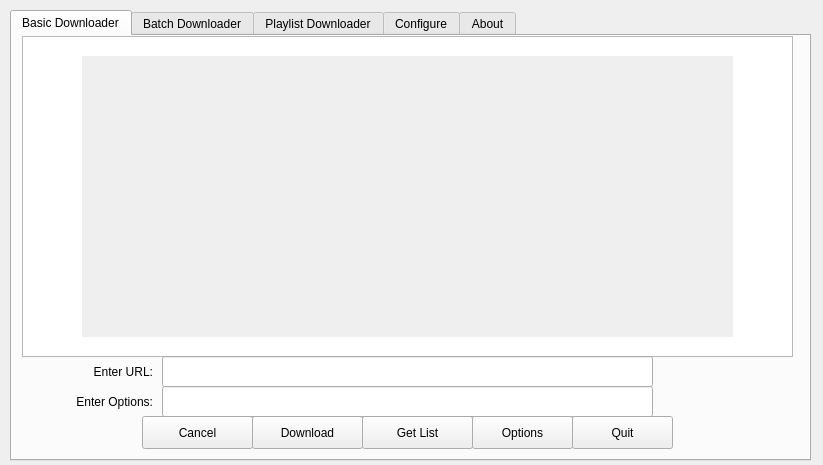
<?xml version="1.0" encoding="UTF-8"?>
<ui version="4.0">
 <class>MainWindow</class>
 <widget class="QMainWindow" name="MainWindow">
  <property name="geometry">
   <rect>
    <x>0</x>
    <y>0</y>
    <width>823</width>
    <height>465</height>
   </rect>
  </property>
  <property name="windowTitle">
   <string>Media Downloader</string>
  </property>
  <widget class="QWidget" name="centralWidget">
   <widget class="QTabWidget" name="tabWidget">
    <property name="geometry">
     <rect>
      <x>10</x>
      <y>10</y>
      <width>801</width>
      <height>451</height>
     </rect>
    </property>
    <property name="currentIndex">
     <number>0</number>
    </property>
    <widget class="QWidget" name="tabBasickDownloader">
     <attribute name="title">
      <string>Basic Downloader</string>
     </attribute>
     <widget class="QPlainTextEdit" name="plainTextEdit">
      <property name="geometry">
       <rect>
        <x>10</x>
        <y>0</y>
        <width>771</width>
        <height>321</height>
       </rect>
      </property>
     </widget>
     <widget class="QPushButton" name="pbCancel">
      <property name="geometry">
       <rect>
        <x>130</x>
        <y>380</y>
        <width>111</width>
        <height>33</height>
       </rect>
      </property>
      <property name="text">
       <string>Cancel</string>
      </property>
     </widget>
     <widget class="QPushButton" name="pbList">
      <property name="geometry">
       <rect>
        <x>350</x>
        <y>380</y>
        <width>111</width>
        <height>33</height>
       </rect>
      </property>
      <property name="text">
       <string>Get List</string>
      </property>
     </widget>
     <widget class="QLabel" name="label">
      <property name="geometry">
       <rect>
        <x>0</x>
        <y>320</y>
        <width>141</width>
        <height>31</height>
       </rect>
      </property>
      <property name="text">
       <string>Enter URL:</string>
      </property>
      <property name="alignment">
       <set>Qt::AlignRight|Qt::AlignTrailing|Qt::AlignVCenter</set>
      </property>
      <property name="wordWrap">
       <bool>true</bool>
      </property>
     </widget>
     <widget class="QLabel" name="label_2">
      <property name="geometry">
       <rect>
        <x>0</x>
        <y>350</y>
        <width>141</width>
        <height>31</height>
       </rect>
      </property>
      <property name="text">
       <string>Enter Options:</string>
      </property>
      <property name="alignment">
       <set>Qt::AlignRight|Qt::AlignTrailing|Qt::AlignVCenter</set>
      </property>
      <property name="wordWrap">
       <bool>true</bool>
      </property>
     </widget>
     <widget class="QPushButton" name="pbDownload">
      <property name="geometry">
       <rect>
        <x>240</x>
        <y>380</y>
        <width>111</width>
        <height>33</height>
       </rect>
      </property>
      <property name="text">
       <string>Download</string>
      </property>
     </widget>
     <widget class="QLineEdit" name="lineEditURL">
      <property name="geometry">
       <rect>
        <x>150</x>
        <y>320</y>
        <width>491</width>
        <height>31</height>
       </rect>
      </property>
     </widget>
     <widget class="QLineEdit" name="lineEditOptions">
      <property name="geometry">
       <rect>
        <x>150</x>
        <y>350</y>
        <width>491</width>
        <height>31</height>
       </rect>
      </property>
     </widget>
     <widget class="QPushButton" name="pbEntries">
      <property name="geometry">
       <rect>
        <x>460</x>
        <y>380</y>
        <width>101</width>
        <height>33</height>
       </rect>
      </property>
      <property name="text">
       <string>Options</string>
      </property>
     </widget>
     <widget class="QPushButton" name="pbQuit">
      <property name="geometry">
       <rect>
        <x>560</x>
        <y>380</y>
        <width>101</width>
        <height>33</height>
       </rect>
      </property>
      <property name="text">
       <string>Quit</string>
      </property>
     </widget>
     <widget class="QLabel" name="labelFailedToFixExe">
      <property name="geometry">
       <rect>
        <x>70</x>
        <y>20</y>
        <width>651</width>
        <height>281</height>
       </rect>
      </property>
      <property name="autoFillBackground">
       <bool>true</bool>
      </property>
      <property name="text">
       <string/>
      </property>
      <property name="alignment">
       <set>Qt::AlignCenter</set>
      </property>
      <property name="wordWrap">
       <bool>true</bool>
      </property>
     </widget>
    </widget>
    <widget class="QWidget" name="tabBatchDownloader">
     <attribute name="title">
      <string>Batch Downloader</string>
     </attribute>
     <widget class="QTabWidget" name="tabWidgetBatchDownlader">
      <property name="geometry">
       <rect>
        <x>10</x>
        <y>0</y>
        <width>771</width>
        <height>411</height>
       </rect>
      </property>
      <property name="currentIndex">
       <number>1</number>
      </property>
      <widget class="QWidget" name="tab">
       <attribute name="title">
        <string>Download Multiple Urls</string>
       </attribute>
       <widget class="QTableWidget" name="tableWidgetBD">
        <property name="geometry">
         <rect>
          <x>30</x>
          <y>10</y>
          <width>701</width>
          <height>271</height>
         </rect>
        </property>
        <property name="editTriggers">
         <set>QAbstractItemView::NoEditTriggers</set>
        </property>
        <property name="selectionMode">
         <enum>QAbstractItemView::NoSelection</enum>
        </property>
        <property name="showGrid">
         <bool>false</bool>
        </property>
        <column>
         <property name="text">
          <string>Url To Download</string>
         </property>
        </column>
       </widget>
       <widget class="QLabel" name="labelBDEnterUrl">
        <property name="geometry">
         <rect>
          <x>0</x>
          <y>280</y>
          <width>141</width>
          <height>31</height>
         </rect>
        </property>
        <property name="text">
         <string>Enter URL:</string>
        </property>
        <property name="alignment">
         <set>Qt::AlignRight|Qt::AlignTrailing|Qt::AlignVCenter</set>
        </property>
        <property name="wordWrap">
         <bool>true</bool>
        </property>
       </widget>
       <widget class="QLineEdit" name="lineEditBDUrl">
        <property name="geometry">
         <rect>
          <x>150</x>
          <y>280</y>
          <width>461</width>
          <height>31</height>
         </rect>
        </property>
       </widget>
       <widget class="QPushButton" name="pbBDAdd">
        <property name="geometry">
         <rect>
          <x>260</x>
          <y>340</y>
          <width>121</width>
          <height>33</height>
         </rect>
        </property>
        <property name="text">
         <string>Add Url To List</string>
        </property>
       </widget>
       <widget class="QPushButton" name="pbBDDownload">
        <property name="geometry">
         <rect>
          <x>140</x>
          <y>340</y>
          <width>121</width>
          <height>33</height>
         </rect>
        </property>
        <property name="text">
         <string>Download</string>
        </property>
       </widget>
       <widget class="QLabel" name="labelBDEnterOptions">
        <property name="geometry">
         <rect>
          <x>0</x>
          <y>310</y>
          <width>141</width>
          <height>31</height>
         </rect>
        </property>
        <property name="text">
         <string>Enter Options:</string>
        </property>
        <property name="alignment">
         <set>Qt::AlignRight|Qt::AlignTrailing|Qt::AlignVCenter</set>
        </property>
        <property name="wordWrap">
         <bool>true</bool>
        </property>
       </widget>
       <widget class="QLineEdit" name="lineEditBDUrlOptions">
        <property name="geometry">
         <rect>
          <x>150</x>
          <y>310</y>
          <width>461</width>
          <height>31</height>
         </rect>
        </property>
       </widget>
       <widget class="QPushButton" name="pbBDOptions">
        <property name="geometry">
         <rect>
          <x>380</x>
          <y>340</y>
          <width>121</width>
          <height>33</height>
         </rect>
        </property>
        <property name="text">
         <string>Options</string>
        </property>
       </widget>
       <widget class="QPushButton" name="pbBDQuit">
        <property name="geometry">
         <rect>
          <x>500</x>
          <y>340</y>
          <width>121</width>
          <height>33</height>
         </rect>
        </property>
        <property name="text">
         <string>Quit</string>
        </property>
       </widget>
      </widget>
      <widget class="QWidget" name="tab_2">
       <attribute name="title">
        <string>Download Multiple Urls From A File</string>
       </attribute>
       <widget class="QPushButton" name="pbFileDownloaderDownload">
        <property name="geometry">
         <rect>
          <x>220</x>
          <y>340</y>
          <width>111</width>
          <height>33</height>
         </rect>
        </property>
        <property name="text">
         <string>Download</string>
        </property>
       </widget>
       <widget class="QPushButton" name="pbFileDownloaderQuit">
        <property name="geometry">
         <rect>
          <x>440</x>
          <y>340</y>
          <width>111</width>
          <height>33</height>
         </rect>
        </property>
        <property name="text">
         <string>Quit</string>
        </property>
       </widget>
       <widget class="QLabel" name="labelFileDownloader">
        <property name="geometry">
         <rect>
          <x>70</x>
          <y>50</y>
          <width>631</width>
          <height>171</height>
         </rect>
        </property>
        <property name="text">
         <string>Set A File That Contain Links To Be Downloaded.

Each Link Should Be In Its Own Line.</string>
        </property>
        <property name="alignment">
         <set>Qt::AlignCenter</set>
        </property>
       </widget>
       <widget class="QLineEdit" name="lineEditFileDownloader">
        <property name="geometry">
         <rect>
          <x>138</x>
          <y>280</y>
          <width>511</width>
          <height>31</height>
         </rect>
        </property>
       </widget>
       <widget class="QPushButton" name="pbFileDownloaderFilePath">
        <property name="geometry">
         <rect>
          <x>650</x>
          <y>280</y>
          <width>41</width>
          <height>33</height>
         </rect>
        </property>
        <property name="text">
         <string/>
        </property>
       </widget>
       <widget class="QPushButton" name="pbFileDownloaderOptions">
        <property name="geometry">
         <rect>
          <x>330</x>
          <y>340</y>
          <width>111</width>
          <height>33</height>
         </rect>
        </property>
        <property name="text">
         <string>Options</string>
        </property>
       </widget>
       <widget class="QLabel" name="labelFileDownloederPath">
        <property name="geometry">
         <rect>
          <x>0</x>
          <y>280</y>
          <width>131</width>
          <height>31</height>
         </rect>
        </property>
        <property name="text">
         <string>Enter File Path:</string>
        </property>
        <property name="alignment">
         <set>Qt::AlignRight|Qt::AlignTrailing|Qt::AlignVCenter</set>
        </property>
        <property name="wordWrap">
         <bool>true</bool>
        </property>
       </widget>
       <widget class="QLabel" name="labelFileDownloederPathOptions">
        <property name="geometry">
         <rect>
          <x>-2</x>
          <y>310</y>
          <width>131</width>
          <height>31</height>
         </rect>
        </property>
        <property name="text">
         <string>Enter Options:</string>
        </property>
        <property name="alignment">
         <set>Qt::AlignRight|Qt::AlignTrailing|Qt::AlignVCenter</set>
        </property>
        <property name="wordWrap">
         <bool>true</bool>
        </property>
       </widget>
       <widget class="QLineEdit" name="lineEditFileOptions">
        <property name="geometry">
         <rect>
          <x>138</x>
          <y>310</y>
          <width>511</width>
          <height>31</height>
         </rect>
        </property>
       </widget>
      </widget>
     </widget>
    </widget>
    <widget class="QWidget" name="tab_4">
     <attribute name="title">
      <string>Playlist Downloader</string>
     </attribute>
     <widget class="QPushButton" name="pbPLOptions">
      <property name="geometry">
       <rect>
        <x>340</x>
        <y>380</y>
        <width>121</width>
        <height>33</height>
       </rect>
      </property>
      <property name="text">
       <string>Options</string>
      </property>
     </widget>
     <widget class="QLabel" name="labelPLEnterUrlRange">
      <property name="geometry">
       <rect>
        <x>30</x>
        <y>320</y>
        <width>141</width>
        <height>31</height>
       </rect>
      </property>
      <property name="text">
       <string>Download Range:</string>
      </property>
      <property name="alignment">
       <set>Qt::AlignRight|Qt::AlignTrailing|Qt::AlignVCenter</set>
      </property>
      <property name="wordWrap">
       <bool>true</bool>
      </property>
     </widget>
     <widget class="QPushButton" name="pbPLDownload">
      <property name="geometry">
       <rect>
        <x>220</x>
        <y>380</y>
        <width>121</width>
        <height>33</height>
       </rect>
      </property>
      <property name="text">
       <string>Download</string>
      </property>
     </widget>
     <widget class="QLineEdit" name="lineEditPLDownloadRange">
      <property name="geometry">
       <rect>
        <x>180</x>
        <y>320</y>
        <width>441</width>
        <height>31</height>
       </rect>
      </property>
     </widget>
     <widget class="QLabel" name="labelPLEnterOptions">
      <property name="geometry">
       <rect>
        <x>30</x>
        <y>350</y>
        <width>141</width>
        <height>31</height>
       </rect>
      </property>
      <property name="text">
       <string>Enter Options:</string>
      </property>
      <property name="alignment">
       <set>Qt::AlignRight|Qt::AlignTrailing|Qt::AlignVCenter</set>
      </property>
      <property name="wordWrap">
       <bool>true</bool>
      </property>
     </widget>
     <widget class="QLineEdit" name="lineEditPLUrlOptions">
      <property name="geometry">
       <rect>
        <x>180</x>
        <y>350</y>
        <width>441</width>
        <height>31</height>
       </rect>
      </property>
     </widget>
     <widget class="QPushButton" name="pbPLQuit">
      <property name="geometry">
       <rect>
        <x>460</x>
        <y>380</y>
        <width>121</width>
        <height>33</height>
       </rect>
      </property>
      <property name="text">
       <string>Quit</string>
      </property>
     </widget>
     <widget class="QLabel" name="labelPLEnterUrl">
      <property name="geometry">
       <rect>
        <x>30</x>
        <y>290</y>
        <width>141</width>
        <height>31</height>
       </rect>
      </property>
      <property name="text">
       <string>Enter URL:</string>
      </property>
      <property name="alignment">
       <set>Qt::AlignRight|Qt::AlignTrailing|Qt::AlignVCenter</set>
      </property>
      <property name="wordWrap">
       <bool>true</bool>
      </property>
     </widget>
     <widget class="QLineEdit" name="lineEditPLUrl">
      <property name="geometry">
       <rect>
        <x>180</x>
        <y>290</y>
        <width>441</width>
        <height>31</height>
       </rect>
      </property>
     </widget>
     <widget class="QLineEdit" name="lineEditPLEFileDownloader">
      <property name="geometry">
       <rect>
        <x>180</x>
        <y>260</y>
        <width>441</width>
        <height>31</height>
       </rect>
      </property>
     </widget>
     <widget class="QPushButton" name="pbFilePLEDownloaderFilePath">
      <property name="geometry">
       <rect>
        <x>620</x>
        <y>260</y>
        <width>41</width>
        <height>33</height>
       </rect>
      </property>
      <property name="text">
       <string/>
      </property>
     </widget>
     <widget class="QLabel" name="labelPLEFileDownloederPath">
      <property name="geometry">
       <rect>
        <x>40</x>
        <y>260</y>
        <width>131</width>
        <height>31</height>
       </rect>
      </property>
      <property name="text">
       <string>Enter File Path:</string>
      </property>
      <property name="alignment">
       <set>Qt::AlignRight|Qt::AlignTrailing|Qt::AlignVCenter</set>
      </property>
      <property name="wordWrap">
       <bool>true</bool>
      </property>
     </widget>
    </widget>
    <widget class="QWidget" name="tab_3">
     <attribute name="title">
      <string>Configure</string>
     </attribute>
     <widget class="QPushButton" name="pbConfigureSetPresetDefaults">
      <property name="geometry">
       <rect>
        <x>710</x>
        <y>260</y>
        <width>41</width>
        <height>31</height>
       </rect>
      </property>
      <property name="toolTip">
       <string>Reset Option To Its Default</string>
      </property>
      <property name="text">
       <string/>
      </property>
     </widget>
     <widget class="QLabel" name="labelConfigureScaleFactor">
      <property name="geometry">
       <rect>
        <x>0</x>
        <y>50</y>
        <width>181</width>
        <height>31</height>
       </rect>
      </property>
      <property name="text">
       <string>Scale Factor(Need A Restart)</string>
      </property>
      <property name="alignment">
       <set>Qt::AlignRight|Qt::AlignTrailing|Qt::AlignVCenter</set>
      </property>
      <property name="wordWrap">
       <bool>true</bool>
      </property>
     </widget>
     <widget class="QPushButton" name="pbConfigureDownloadPath">
      <property name="geometry">
       <rect>
        <x>610</x>
        <y>90</y>
        <width>41</width>
        <height>31</height>
       </rect>
      </property>
      <property name="text">
       <string/>
      </property>
     </widget>
     <widget class="QLabel" name="labelConfigurePresetOptions">
      <property name="geometry">
       <rect>
        <x>190</x>
        <y>160</y>
        <width>421</width>
        <height>31</height>
       </rect>
      </property>
      <property name="text">
       <string>Preset Options</string>
      </property>
      <property name="alignment">
       <set>Qt::AlignCenter</set>
      </property>
     </widget>
     <widget class="QLineEdit" name="lineEditConfigureDownloadPath">
      <property name="geometry">
       <rect>
        <x>190</x>
        <y>88</y>
        <width>421</width>
        <height>31</height>
       </rect>
      </property>
     </widget>
     <widget class="QLabel" name="labelConfigureDownloadPath">
      <property name="geometry">
       <rect>
        <x>0</x>
        <y>90</y>
        <width>181</width>
        <height>31</height>
       </rect>
      </property>
      <property name="text">
       <string>Download Path</string>
      </property>
      <property name="alignment">
       <set>Qt::AlignRight|Qt::AlignTrailing|Qt::AlignVCenter</set>
      </property>
      <property name="wordWrap">
       <bool>true</bool>
      </property>
     </widget>
     <widget class="QLineEdit" name="lineEditConfigureScaleFactor">
      <property name="geometry">
       <rect>
        <x>190</x>
        <y>50</y>
        <width>421</width>
        <height>31</height>
       </rect>
      </property>
     </widget>
     <widget class="QPushButton" name="pbConfigureSet">
      <property name="geometry">
       <rect>
        <x>250</x>
        <y>380</y>
        <width>151</width>
        <height>31</height>
       </rect>
      </property>
      <property name="text">
       <string>Set</string>
      </property>
     </widget>
     <widget class="QTextEdit" name="textEditConfigurePresetOptions">
      <property name="geometry">
       <rect>
        <x>90</x>
        <y>190</y>
        <width>621</width>
        <height>191</height>
       </rect>
      </property>
     </widget>
     <widget class="QPushButton" name="pbConfigureQuit">
      <property name="geometry">
       <rect>
        <x>400</x>
        <y>380</y>
        <width>151</width>
        <height>31</height>
       </rect>
      </property>
      <property name="text">
       <string>Quit</string>
      </property>
     </widget>
     <widget class="QComboBox" name="cbConfigureLanguage">
      <property name="geometry">
       <rect>
        <x>190</x>
        <y>10</y>
        <width>421</width>
        <height>31</height>
       </rect>
      </property>
     </widget>
     <widget class="QLabel" name="labelConfigureLanguage">
      <property name="geometry">
       <rect>
        <x>2</x>
        <y>10</y>
        <width>181</width>
        <height>31</height>
       </rect>
      </property>
      <property name="text">
       <string>Select Language</string>
      </property>
      <property name="alignment">
       <set>Qt::AlignRight|Qt::AlignTrailing|Qt::AlignVCenter</set>
      </property>
      <property name="wordWrap">
       <bool>true</bool>
      </property>
     </widget>
     <widget class="QPushButton" name="pbConfigureDownload">
      <property name="geometry">
       <rect>
        <x>190</x>
        <y>130</y>
        <width>421</width>
        <height>31</height>
       </rect>
      </property>
      <property name="text">
       <string>Download/Update youtube-dl</string>
      </property>
     </widget>
    </widget>
    <widget class="QWidget" name="tabAbout">
     <attribute name="title">
      <string>About</string>
     </attribute>
     <widget class="QLabel" name="TextLabelAbout">
      <property name="geometry">
       <rect>
        <x>110</x>
        <y>50</y>
        <width>571</width>
        <height>291</height>
       </rect>
      </property>
      <property name="text">
       <string>TextLabel</string>
      </property>
      <property name="alignment">
       <set>Qt::AlignCenter</set>
      </property>
      <property name="wordWrap">
       <bool>true</bool>
      </property>
     </widget>
    </widget>
   </widget>
  </widget>
 </widget>
 <layoutdefault spacing="6" margin="11"/>
 <tabstops>
  <tabstop>tabWidget</tabstop>
  <tabstop>plainTextEdit</tabstop>
  <tabstop>lineEditURL</tabstop>
  <tabstop>lineEditOptions</tabstop>
  <tabstop>pbCancel</tabstop>
  <tabstop>pbDownload</tabstop>
  <tabstop>pbList</tabstop>
  <tabstop>pbEntries</tabstop>
  <tabstop>pbQuit</tabstop>
  <tabstop>tabWidgetBatchDownlader</tabstop>
  <tabstop>tableWidgetBD</tabstop>
  <tabstop>lineEditBDUrl</tabstop>
  <tabstop>lineEditBDUrlOptions</tabstop>
  <tabstop>pbBDDownload</tabstop>
  <tabstop>pbBDAdd</tabstop>
  <tabstop>pbBDOptions</tabstop>
  <tabstop>pbBDQuit</tabstop>
  <tabstop>lineEditFileDownloader</tabstop>
  <tabstop>lineEditFileOptions</tabstop>
  <tabstop>pbFileDownloaderDownload</tabstop>
  <tabstop>pbFileDownloaderOptions</tabstop>
  <tabstop>pbFileDownloaderQuit</tabstop>
  <tabstop>pbFileDownloaderFilePath</tabstop>
  <tabstop>lineEditPLEFileDownloader</tabstop>
  <tabstop>pbFilePLEDownloaderFilePath</tabstop>
  <tabstop>lineEditPLUrl</tabstop>
  <tabstop>lineEditPLDownloadRange</tabstop>
  <tabstop>lineEditPLUrlOptions</tabstop>
  <tabstop>pbPLDownload</tabstop>
  <tabstop>pbPLOptions</tabstop>
  <tabstop>pbPLQuit</tabstop>
  <tabstop>cbConfigureLanguage</tabstop>
  <tabstop>lineEditConfigureScaleFactor</tabstop>
  <tabstop>lineEditConfigureDownloadPath</tabstop>
  <tabstop>pbConfigureDownloadPath</tabstop>
  <tabstop>textEditConfigurePresetOptions</tabstop>
  <tabstop>pbConfigureSetPresetDefaults</tabstop>
  <tabstop>pbConfigureSet</tabstop>
  <tabstop>pbConfigureQuit</tabstop>
 </tabstops>
 <resources/>
 <connections/>
</ui>
